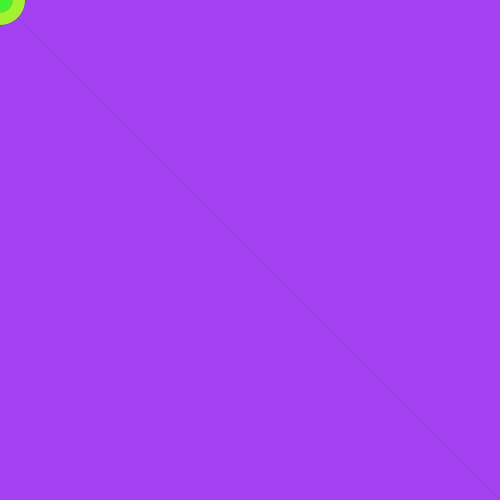
Frame 1 (no input)
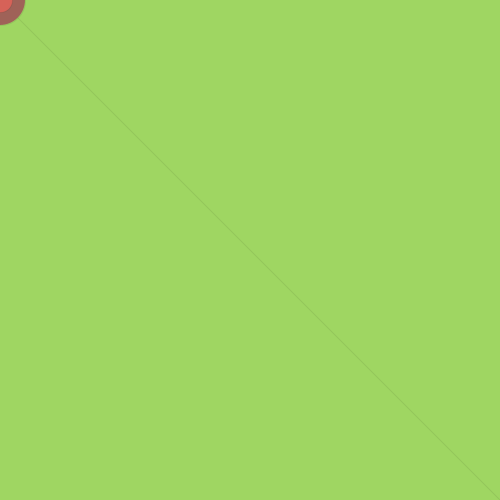
Frame 60 (the mouse pressed at the canvas centre just before this capture)
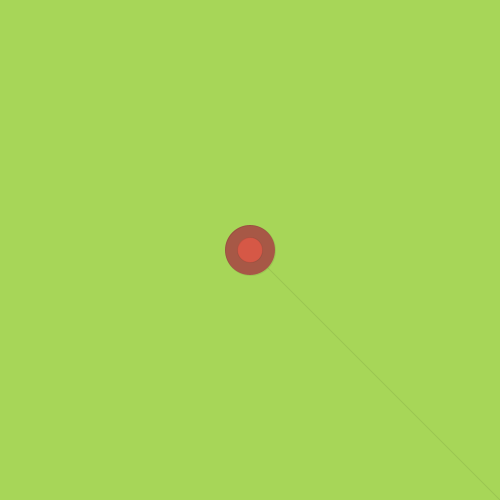
Frame 120 (the mouse held since frame 60 and released just before this capture)

The Processing sketch that drew these frames (run headless with seeded random() and noise(); from frame 60 on, the mouse is pressed at the canvas centre):

// Processing sketch: processing_14480
// ── processing_14480.pde

// Learning Processing
// Daniel Shiffman
// http://www.learningprocessing.com

// Example 4-7: Filling variables with random values
/*

 ied 08-09
 sesion_3_funciones_logica_y_control
 Modo continuo. La funcion draw se ejecuta segun el FrameRate. Tantas veces como 
 fotograma por segundo tengamos
 todo lo que esté dentro de draw se va a ejecutar repetidamente, también de arriba a abajo, hasta que paremos el programa
 */

float r; //declaramos variable tipo decimal r
float g;//declaramos variable tipo decimal g
float b;//declaramos variable tipo decimal b
float a;//declaramos variable tipo decimal a

float diam;//declaramos variable tipo decimal diam
float x;//declaramos variable tipo decimal x
float y;//declaramos variable tipo decimal y


void setup() {
  size(500,500);//tamaño de pantalla

  smooth();    //suavizado
  noCursor();
  frameRate(30);
}

void draw() {
  // background(255);
  //Cada vez que se ejecuta draw() nuevos numero aleatorios son introducidos en las variables
 
  r = random(255);
  g = random(255);
  b = random(255);
  a = random(200);
  diam = random(20);
  x = random(width);
  y = random(height);

background(r,g,b,a);//color de fondo
  // usamos variables para dibujar la elipse
  noStroke(); //quitamos el borde
  // ellipse(x,y,diam,diam);//dibujamos la elipse
  stroke(0,0,0,20);
  line(mouseX,mouseY,width/1,height/1);
 
  
  fill(r,b,a);
 ellipse(mouseX,mouseY,50,50);//ellipse grande
  fill(g,b,a);//rellenamos con el valor de las variables

 ellipse(mouseX,mouseY,25,25); //ellipse pequeña
 
 
 
 
}
